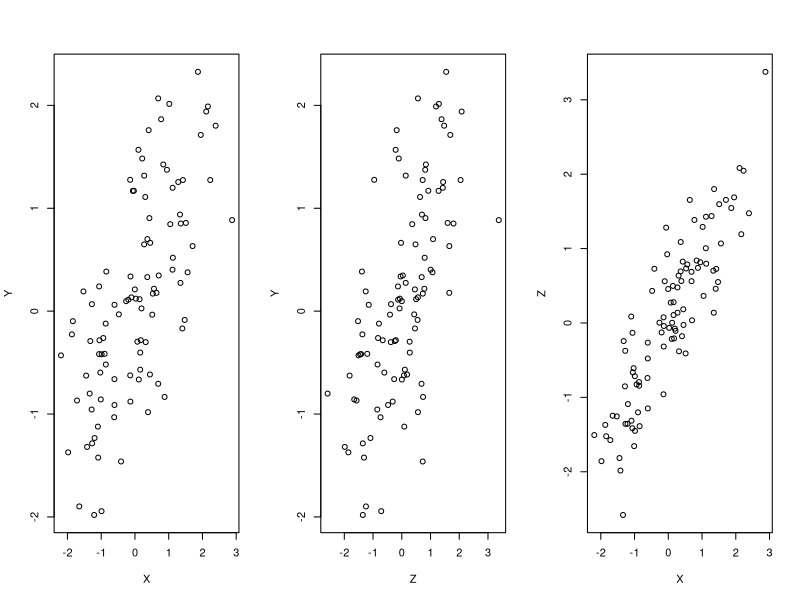
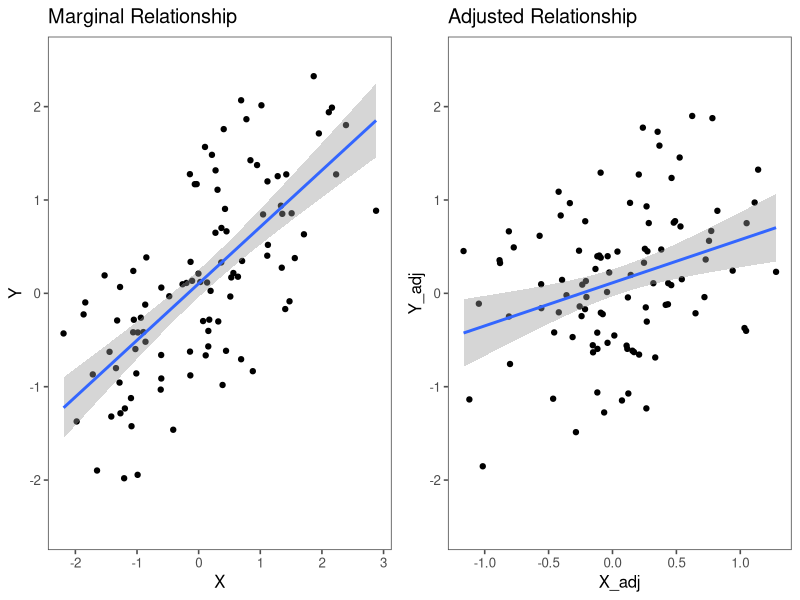
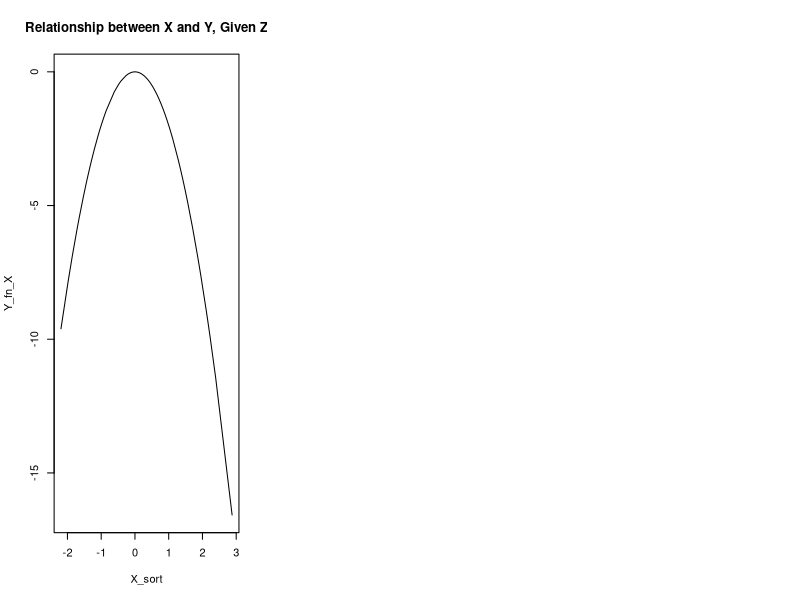
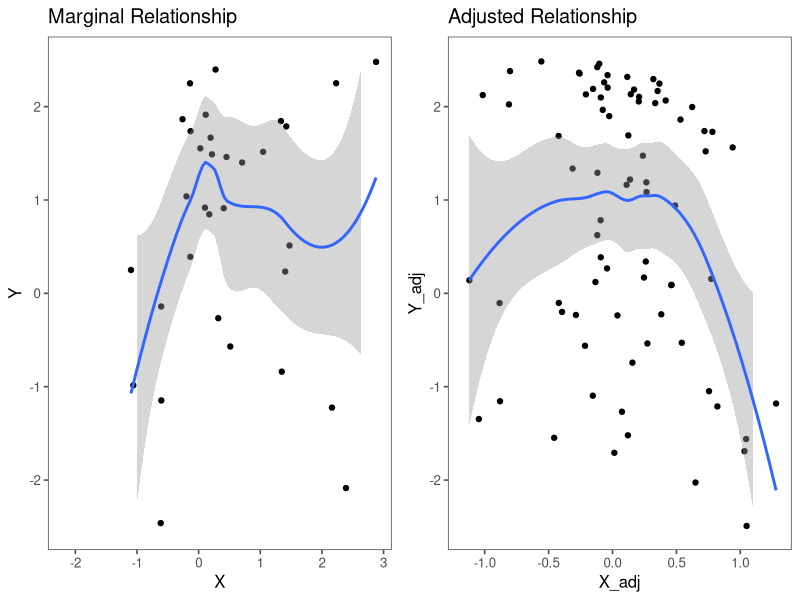

Write R code to recreate these figures, in order.
## ---- chunk 1
knitr::opts_chunk$set(echo = TRUE, message = FALSE, warning = FALSE)
knitr::opts_knit$set(base.dir = "~/Documents/Github/mandymejia.github.io/", base.url = "/")
knitr::opts_chunk$set(fig.path = "images/")
## ---- chunk 2
#generate 3 independent variables X, Y, Z
set.seed(45873)
xyz0 <- matrix(rnorm(100*3), nrow=3, ncol=100)

#induce correlations between X, Y and Z
(cor_xyz <- matrix(c(1, 0.7, 0.85, 0.7, 1, 0.6, 0.85, 0.6, 1), nrow=3))
cor_xyz_sqrt <- expm::sqrtm(cor_xyz)
xyz <- t(cor_xyz_sqrt %*% xyz0)
cor(xyz) #empirical correlation, should be close to cor_xyz

## ---- chunk 3
#define X, Y, Z
X <- xyz[,1]
Y <- xyz[,2]
Z <- xyz[,3]

#plot marginal relationships
par(mfrow=c(1,3))
plot(X, Y)
plot(Z, Y)
plot(X, Z)
## ---- chunk 4
#adjust both X and Y for Z, adding back in the mean
Y_adj <- residuals(lm(Y ~ Z)) + mean(Y)
X_adj <- residuals(lm(X ~ Z)) + mean(X)

library(ggplot2)
library(ggthemes)
library(gridExtra)
p1 <- qplot(X, Y) + geom_smooth(method='lm') + ggtitle('Marginal Relationship') + theme_few() + ylim(-2.5, 2.5)
p2 <- qplot(X_adj, Y_adj) + geom_smooth(method='lm') + ggtitle('Adjusted Relationship') + theme_few() + ylim(-2.5, 2.5)
grid.arrange(p1, p2, nrow=1)
## ---- chunk 5
#use the correlated x and z from above
#simulate y = beta0 + beta1*x^2 + gamma*z
beta0 <- 2
beta1 <- -2
gamma <- 5
Y <- beta0 + beta1*X^2 + gamma*Z + rnorm(100, mean = 0, sd = 0.1)
## ---- chunk 6
X_sort <- sort(X)
Y_fn_X <- beta1*X_sort^2 
plot(X_sort, Y_fn_X, type='l', main='Relationship between X and Y, Given Z')
## ---- chunk 7
#adjust both X and Y for Z, adding back in the mean
Y_adj <- residuals(lm(Y ~ Z)) + mean(Y)
X_adj <- residuals(lm(X ~ Z)) + mean(X)

p1 <- qplot(X, Y) + geom_smooth() + ggtitle('Marginal Relationship') + theme_few() + ylim(-2.5, 2.5)
p2 <- qplot(X_adj, Y_adj) + geom_smooth() + ggtitle('Adjusted Relationship') + theme_few() + ylim(-2.5, 2.5)
grid.arrange(p1, p2, nrow=1)
